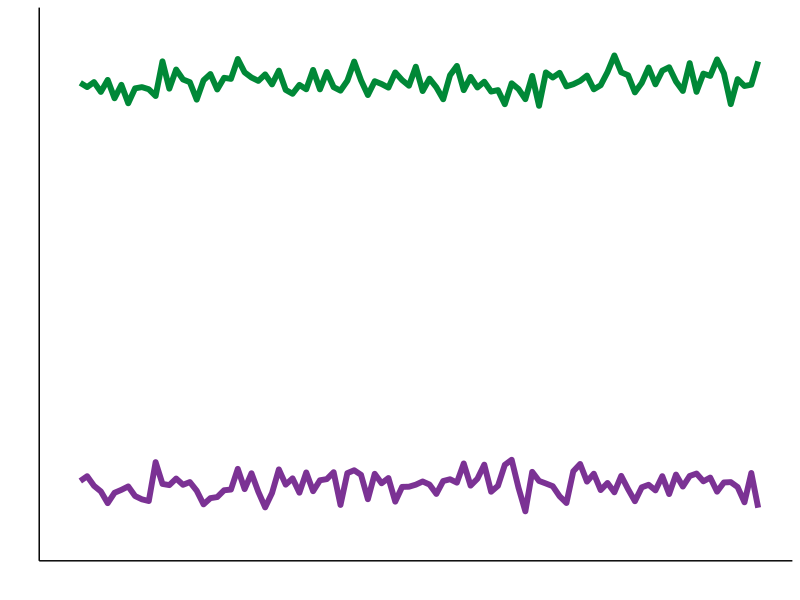
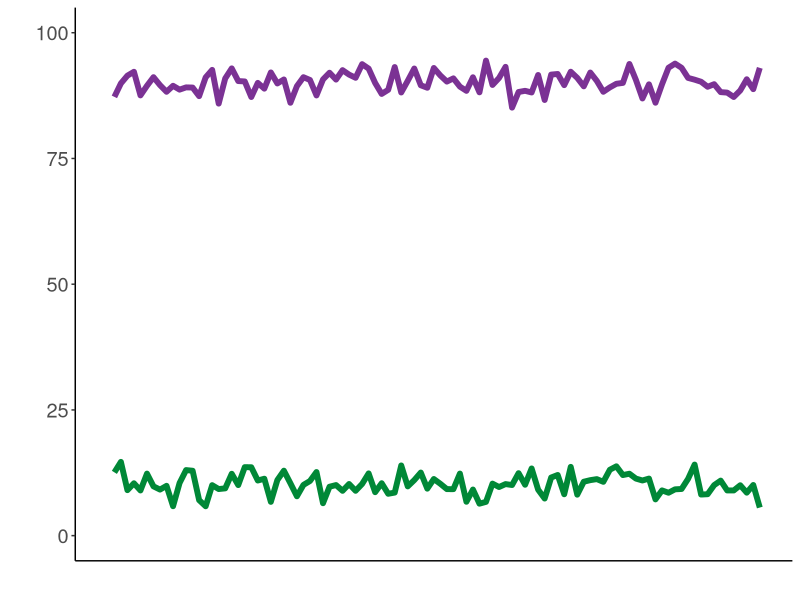

Here is the R script that generated these plots, in order: (Note: this script raises an error after producing the figures.)
## LOAD PACKAGES ####
library(dplyr)
library(tidyr)
library(RColorBrewer)
library(ggplot2)


## MAKE FAKE DATA ####
eng_ml = data.frame(time = seq(1, 100)) %>%
  mutate(English = rnorm(100, 90, 2)) %>%
  mutate(Spanish = rnorm(100, 10, 2)) %>%
  gather(language, activation, c(English, Spanish))

sp_ml = data.frame(time = seq(1, 100)) %>%
  mutate(Spanish = rnorm(100, 90, 2)) %>%
  mutate(English = rnorm(100, 10, 2)) %>%
  gather(language, activation, c(English, Spanish))

cses_dom = data.frame(time = seq(1, 100)) %>%
  mutate(English = c(rep(90, 40), seq(90, 10, length.out = 20), rep(10, 40)) + rnorm(100, 0, 2)) %>%
  mutate(Spanish = c(rep(10, 25), seq(10, 90, length.out = 20), rep(90, 55)) + rnorm(100, 0, 2)) %>%
  gather(language, activation, c(English, Spanish))

cses_l1 = data.frame(time = seq(1, 100)) %>%
  mutate(English = c(rep(90, 40), seq(90, 10, length.out = 20), rep(10, 40)) + rnorm(100, 0, 2)) %>%
  mutate(Spanish = c(rep(10, 25), seq(10, 90, length.out = 40), rep(90, 35)) + rnorm(100, 0, 2)) %>%
  gather(language, activation, c(English, Spanish))

cses_sudden = data.frame(time = seq(1, 100)) %>%
  mutate(English = c(rep(90, 50), seq(90, 10, length.out = 0), rep(10, 50)) + rnorm(100, 0, 2)) %>%
  mutate(Spanish = c(rep(10, 50), seq(10, 90, length.out = 0), rep(90, 50)) + rnorm(100, 0, 2)) %>%
  gather(language, activation, c(English, Spanish))

cses_equal = data.frame(time = seq(1, 100)) %>%
  mutate(English = c(rep(90, 40), seq(90, 10, length.out = 20), rep(10, 40)) + rnorm(100, 0, 2)) %>%
  mutate(Spanish = c(rep(10, 40), seq(10, 90, length.out = 20), rep(90, 40)) + rnorm(100, 0, 2)) %>%
  gather(language, activation, c(English, Spanish))

csse_dom = data.frame(time = seq(1, 100)) %>%
  mutate(Spanish = c(rep(90, 40), seq(90, 10, length.out = 20), rep(10, 40)) + rnorm(100, 0, 2)) %>%
  mutate(English = c(rep(10, 25), seq(10, 90, length.out = 40), rep(90, 35)) + rnorm(100, 0, 2)) %>%
  gather(language, activation, c(English, Spanish))

csse_l1 = data.frame(time = seq(1, 100)) %>%
  mutate(Spanish = c(rep(90, 40), seq(90, 10, length.out = 20), rep(10, 40)) + rnorm(100, 0, 2)) %>%
  mutate(English = c(rep(10, 25), seq(10, 90, length.out = 20), rep(90, 55)) + rnorm(100, 0, 2)) %>%
  gather(language, activation, c(English, Spanish))

csse_equal = data.frame(time = seq(1, 100)) %>%
  mutate(Spanish = c(rep(90, 40), seq(90, 10, length.out = 20), rep(10, 40)) + rnorm(100, 0, 2)) %>%
  mutate(English = c(rep(10, 40), seq(10, 90, length.out = 20), rep(90, 40)) + rnorm(100, 0, 2)) %>%
  gather(language, activation, c(English, Spanish))


## MAKE COLORS FOR FIGURES ####
colors = brewer.pal(5, "PRGn")
col_eng = colors[5]
col_sp = colors[1]


## MAKE PLOTS ####
# English monolingual utterance
eng_act.plot = ggplot(eng_ml, aes(x = time, y = activation, color=language)) +
  geom_line(lwd=2) +
  #geom_area(fill=col_eng) +
  xlim(0, 100) + 
  ylim(0, 100) +
  #scale_y_discrete(0, 100, breaks=NULL) +
  #scale_color_manual(values = c("black", "darkgrey")) +
  scale_color_manual(values = c(col_eng, col_sp)) +
  #ggtitle("Language Activation During\nMonolingual English Utterance") +
  #xlab("The woman is very tired") +
  #ylab("Amount of activation") +
  xlab("") +
  ylab("") +
  theme_bw() +
  theme(text=element_text(size=18), title=element_text(size=18),
        panel.border = element_blank(),
        panel.grid.major = element_blank(), panel.grid.minor = element_blank(),
        axis.line = element_line(colour = "black"),
        legend.position="none", legend.key=element_blank()) +
  theme(axis.text.x = element_blank(), axis.ticks.x = element_blank(),
        axis.text.y = element_blank(), axis.ticks.y = element_blank())

pdf("figures/eng_act.pdf")
eng_act.plot
dev.off()

# Spanish monolingual utterance
sp_act.plot = ggplot(sp_ml, aes(x = time, y = activation, color=language)) +
  geom_line(lwd=2) +
  #geom_area(fill=col_eng) +
  xlim(0, 100) + 
  ylim(0, 100) +
  #scale_color_manual(values = c("black", "darkgrey")) +
  scale_color_manual(values = c(col_eng, col_sp)) +
  #ggtitle("Language Activation During\nMonolingual Spanish Utterance") +
  #xlab(expression(paste(italic("La mujer está muy cansada")))) +
  #ylab("Amount of activation") +
  xlab("") +
  ylab("") +
  theme_bw() +
  theme(text=element_text(size=18), title=element_text(size=18),
        panel.border = element_blank(),
        panel.grid.major = element_blank(), panel.grid.minor = element_blank(),
        axis.line = element_line(colour = "black"),
        legend.position="none", legend.key=element_blank()) +
  theme(axis.text.x = element_blank(), axis.ticks.x = element_blank())

pdf("figures/sp_act.pdf")
sp_act.plot
dev.off()

# Code-switching English to Spanish utterance
cses_act.plot = ggplot(cses, aes(x = time, y = activation, color=language)) +
  geom_line(lwd=2) +
  #geom_area(fill=col_eng) +
  geom_vline(x = 50, lwd=1.5) +
  xlim(0, 100) + 
  ylim(0, 100) +
  #scale_color_manual(values = c("black", "darkgrey")) +
  scale_color_manual(values = c(col_eng, col_sp)) +
  #ggtitle("Language Activation During\nCode-switching English to Spanish Utterance") +
  #xlab(expression(paste("The woman is |", italic(" muy cansada")))) +
  #ylab("Amount of activation") +
  xlab("") +
  ylab("") +
  theme_bw() +
  theme(text=element_text(size=18), title=element_text(size=18),
        panel.border = element_blank(),
        panel.grid.major = element_blank(), panel.grid.minor = element_blank(),
        axis.line = element_line(colour = "black"),
        legend.position="none", legend.key=element_blank()) +
  theme(axis.text.x = element_blank(), axis.ticks.x = element_blank())

pdf("figures/cses_act.pdf")
cses_act.plot
dev.off()

# Code-switching English to Spanish utterance (sudden H0)
cses_act_sudden.plot = ggplot(cses_sudden, aes(x = time, y = activation, color=language)) +
  geom_line(lwd=2) +
  #geom_area(fill=col_eng) +
  #geom_segment(aes(x = 50, xend = 50, y = 0, yend = 100), color="black", lwd=1.5) +
  xlim(0, 100) + 
  ylim(0, 100) +
  #scale_color_manual(values = c("black", "darkgrey")) +
  scale_color_manual(values = c(col_eng, col_sp)) +
  #ggtitle("Language Activation During\nCode-switching English to Spanish Utterance") +
  #xlab(expression(paste("The woman is |", italic(" muy cansada")))) +
  #ylab("Amount of activation") +
  xlab("") +
  ylab("") +
  theme_bw() +
  theme(text=element_text(size=18), title=element_text(size=18),
        panel.border = element_blank(),
        panel.grid.major = element_blank(), panel.grid.minor = element_blank(),
        axis.line = element_line(colour = "black"),
        legend.position="none", legend.key=element_blank()) +
  theme(axis.text.x = element_blank(), axis.ticks.x = element_blank(),
        axis.text.y = element_blank(), axis.ticks.y = element_blank())

pdf("figures/cses_act_sudden.pdf")
cses_act_sudden.plot
dev.off()

# Code-switching English to Spanish utterance (equal H1)
cses_act_equal.plot = ggplot(cses_equal, aes(x = time, y = activation, color=language)) +
  geom_line(lwd=2) +
  #geom_area(fill=col_eng) +
  #geom_segment(aes(x = 50, xend = 50, y = 0, yend = 100), color="black", lwd=1.5) +
  xlim(0, 100) + 
  ylim(0, 100) +
  #scale_color_manual(values = c("black", "darkgrey")) +
  scale_color_manual(values = c(col_eng, col_sp)) +
  #ggtitle("Language Activation During\nCode-switching English to Spanish Utterance") +
  #xlab(expression(paste("The woman is |", italic(" muy cansada")))) +
  #ylab("Amount of activation") +
  xlab("") +
  ylab("") +
  theme_bw() +
  theme(text=element_text(size=18), title=element_text(size=18),
        panel.border = element_blank(),
        panel.grid.major = element_blank(), panel.grid.minor = element_blank(),
        axis.line = element_line(colour = "black"),
        legend.position="none", legend.key=element_blank()) +
  theme(axis.text.x = element_blank(), axis.ticks.x = element_blank(),
        axis.text.y = element_blank(), axis.ticks.y = element_blank())

pdf("figures/cses_act_equal.pdf")
cses_act_equal.plot
dev.off()

# Code-switching English to Spanish utterance (l1 H2-0)
cses_act_l1.plot = ggplot(cses_l1, aes(x = time, y = activation, color=language)) +
  geom_line(lwd=2) +
  #geom_area(fill=col_eng) +
  #geom_segment(aes(x = 50, xend = 50, y = 0, yend = 100), color="black", lwd=1.5) +
  xlim(0, 100) + 
  ylim(0, 100) +
  #scale_color_manual(values = c("black", "darkgrey")) +
  scale_color_manual(values = c(col_eng, col_sp)) +
  #ggtitle("Language Activation During\nCode-switching English to Spanish Utterance") +
  #xlab(expression(paste("The woman is |", italic(" muy cansada")))) +
  #ylab("Amount of activation") +
  xlab("") +
  ylab("") +
  theme_bw() +
  theme(text=element_text(size=18), title=element_text(size=18),
        panel.border = element_blank(),
        panel.grid.major = element_blank(), panel.grid.minor = element_blank(),
        axis.line = element_line(colour = "black"),
        legend.position="none", legend.key=element_blank()) +
  theme(axis.text.x = element_blank(), axis.ticks.x = element_blank(),
        axis.text.y = element_blank(), axis.ticks.y = element_blank())

pdf("figures/cses_act_l1.pdf")
cses_act_l1.plot
dev.off()

# Code-switching English to Spanish utterance (dom H2-1)
cses_act_dom.plot = ggplot(cses_dom, aes(x = time, y = activation, color=language)) +
  geom_line(lwd=2) +
  #geom_area(fill=col_eng) +
  #geom_segment(aes(x = 50, xend = 50, y = 0, yend = 100), color="black", lwd=1.5) +
  xlim(0, 100) + 
  ylim(0, 100) +
  #scale_color_manual(values = c("black", "darkgrey")) +
  scale_color_manual(values = c(col_eng, col_sp)) +
  #ggtitle("Language Activation During\nCode-switching English to Spanish Utterance") +
  #xlab(expression(paste("The woman is |", italic(" muy cansada")))) +
  #ylab("Amount of activation") +
  xlab("") +
  ylab("") +
  theme_bw() +
  theme(text=element_text(size=18), title=element_text(size=18),
        panel.border = element_blank(),
        panel.grid.major = element_blank(), panel.grid.minor = element_blank(),
        axis.line = element_line(colour = "black"),
        legend.position="none", legend.key=element_blank()) +
  theme(axis.text.x = element_blank(), axis.ticks.x = element_blank(),
        axis.text.y = element_blank(), axis.ticks.y = element_blank())

pdf("figures/cses_act_dom.pdf")
cses_act_dom.plot
dev.off()


# Code-switching Spanish to English utterance
csse_act.plot = ggplot(csse, aes(x = time, y = activation, color=language)) +
  geom_line(lwd=2) +
  #geom_area(fill=col_eng) +
  geom_vline(x = 50, lwd=1.5) +
  xlim(0, 100) + 
  ylim(0, 100) +
  #scale_color_manual(values = c("black", "darkgrey")) +
  scale_color_manual(values = c(col_eng, col_sp)) +
  ggtitle("Language Activation During\nCode-switching Spanish to English Utterance") +
  xlab(expression(paste(italic("La mujer está "), "| very sad        "))) +
  ylab("Amount of activation") +
  theme_bw() +
  theme(text=element_text(size=18), title=element_text(size=18),
        panel.border = element_blank(),
        panel.grid.major = element_blank(), panel.grid.minor = element_blank(),
        axis.line = element_line(colour = "black"),
        legend.position="top", legend.key=element_blank()) +
  theme(axis.text.x = element_blank(), axis.ticks.x = element_blank())

pdf("figures/csse_act.pdf")
csse_act.plot
dev.off()

# Code-switching Spanish to English utterance (equal H1)
csse_act_equal.plot = ggplot(csse_equal, aes(x = time, y = activation, color=language)) +
  geom_line(lwd=2) +
  #geom_area(fill=col_eng) +
  #geom_segment(aes(x = 50, xend = 50, y = 0, yend = 100), color="black", lwd=1.5) +
  xlim(0, 100) + 
  ylim(0, 100) +
  #scale_color_manual(values = c("black", "darkgrey")) +
  scale_color_manual(values = c(col_eng, col_sp)) +
  #ggtitle("Language Activation During\nCode-switching English to Spanish Utterance") +
  #xlab(expression(paste("The woman is |", italic(" muy cansada")))) +
  #ylab("Amount of activation") +
  xlab("") +
  ylab("") +
  theme_bw() +
  theme(text=element_text(size=18), title=element_text(size=18),
        panel.border = element_blank(),
        panel.grid.major = element_blank(), panel.grid.minor = element_blank(),
        axis.line = element_line(colour = "black"),
        legend.position="none", legend.key=element_blank()) +
  theme(axis.text.x = element_blank(), axis.ticks.x = element_blank(),
        axis.text.y = element_blank(), axis.ticks.y = element_blank())

pdf("figures/csse_act_equal.pdf")
csse_act_equal.plot
dev.off()

# Code-switching Spanish to English utterance (l1 H2-0)
csse_act_l1.plot = ggplot(csse_l1, aes(x = time, y = activation, color=language)) +
  geom_line(lwd=2) +
  #geom_area(fill=col_eng) +
  #geom_segment(aes(x = 50, xend = 50, y = 0, yend = 100), color="black", lwd=1.5) +
  xlim(0, 100) + 
  ylim(0, 100) +
  #scale_color_manual(values = c("black", "darkgrey")) +
  scale_color_manual(values = c(col_eng, col_sp)) +
  #ggtitle("Language Activation During\nCode-switching English to Spanish Utterance") +
  #xlab(expression(paste("The woman is |", italic(" muy cansada")))) +
  #ylab("Amount of activation") +
  xlab("") +
  ylab("") +
  theme_bw() +
  theme(text=element_text(size=18), title=element_text(size=18),
        panel.border = element_blank(),
        panel.grid.major = element_blank(), panel.grid.minor = element_blank(),
        axis.line = element_line(colour = "black"),
        legend.position="none", legend.key=element_blank()) +
  theme(axis.text.x = element_blank(), axis.ticks.x = element_blank(),
        axis.text.y = element_blank(), axis.ticks.y = element_blank())

pdf("figures/csse_act_l1.pdf")
csse_act_l1.plot
dev.off()

# Code-switching Spanish to English utterance (dom H2-1)
csse_act_dom.plot = ggplot(csse_dom, aes(x = time, y = activation, color=language)) +
  geom_line(lwd=2) +
  #geom_area(fill=col_eng) +
  #geom_segment(aes(x = 50, xend = 50, y = 0, yend = 100), color="black", lwd=1.5) +
  xlim(0, 100) + 
  ylim(0, 100) +
  #scale_color_manual(values = c("black", "darkgrey")) +
  scale_color_manual(values = c(col_eng, col_sp)) +
  #ggtitle("Language Activation During\nCode-switching English to Spanish Utterance") +
  #xlab(expression(paste("The woman is |", italic(" muy cansada")))) +
  #ylab("Amount of activation") +
  xlab("") +
  ylab("") +
  theme_bw() +
  theme(text=element_text(size=18), title=element_text(size=18),
        panel.border = element_blank(),
        panel.grid.major = element_blank(), panel.grid.minor = element_blank(),
        axis.line = element_line(colour = "black"),
        legend.position="none", legend.key=element_blank()) +
  theme(axis.text.x = element_blank(), axis.ticks.x = element_blank(),
        axis.text.y = element_blank(), axis.ticks.y = element_blank())

pdf("figures/csse_act_dom.pdf")
csse_act_dom.plot
dev.off()

